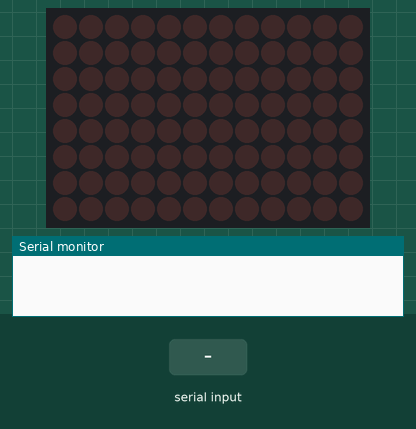
This sketch was run on a simulated Arduino Uno R4 WiFi. Shown: 12×8 LED matrix, the last lines printed to the serial monitor. The inputs (shaded band) are chosen by the test bench.

Above: at 1.2 s.
1.3 s: "S" received over Serial
At 1.48 s:
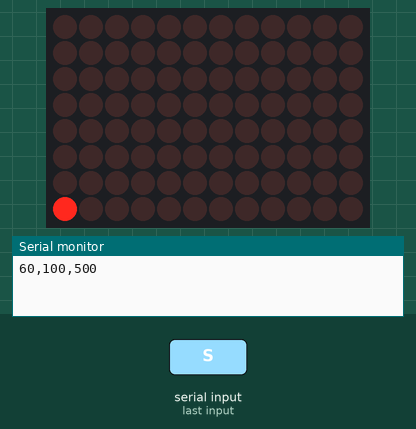
3.2 s: "S" received over Serial
At 3.38 s:
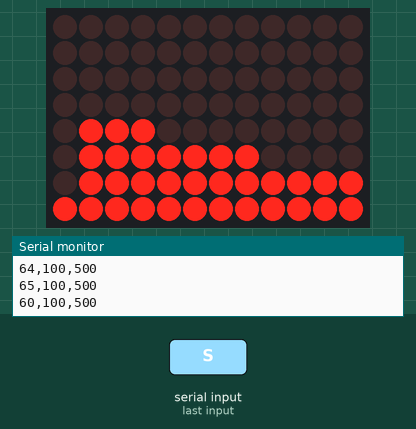
7.0 s: "S" received over Serial
At 7.18 s:
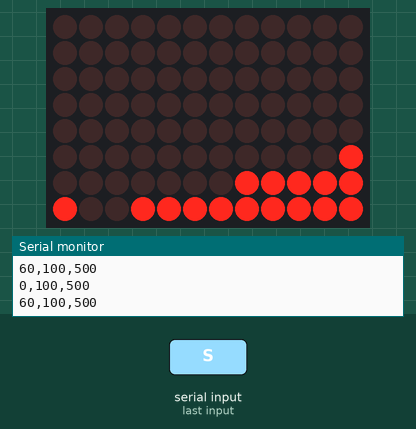
12.0 s: "S" received over Serial
At 12.18 s:
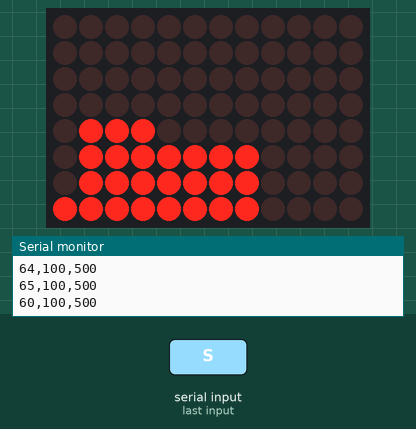

Measured:
- after the input at 1.3 s, the display: changes after 0.12 s (image 1)
- after the input at 3.2 s, the display: changes after 0.13 s (image 2)
- after the input at 7.0 s, the display: changes after 0.13 s (image 3)
- after the input at 12.0 s, the display: changes after 0.13 s (image 4)

The sketch:

inst_LED.ino
```cpp
#include "inst_LEDMatrix.h"

struct NoteData {
  int pitch;      // 音階（MIDIノート番号, 0は休符）
  float duration; // 音符の基準長（1.0 = 4分音符, 0.5 = 8分音符）
};

// カエルの歌 楽譜データ
NoteData score[] = {
  {60, 1.0}, {62, 1.0}, {64, 1.0}, {65, 1.0}, {64, 1.0}, {62, 1.0}, {60, 1.0}, {0, 1.0},
  {64, 1.0}, {65, 1.0}, {67, 1.0}, {69, 1.0}, {67, 1.0}, {65, 1.0}, {64, 1.0}, {0, 1.0},
  {60, 1.0}, {0, 1.0},  {60, 1.0}, {0, 1.0},  {60, 1.0}, {0, 1.0},  {60, 1.0}, {0, 1.0},
  {60, 0.5}, {60, 0.5}, {62, 0.5}, {62, 0.5}, {64, 0.5}, {64, 0.5}, {65, 0.5}, {65, 0.5},
  {64, 1.0}, {62, 1.0}, {60, 1.0}, {0, 1.0}
};

int len = 36;
int idx = 0;

bool isPlaying = false;

int current_bpm = 120; // 指揮者側から送信されたbpm
float note_progress = 0.0; // 現在の音符の描画進捗（0.25 = 1ピクセル分）
unsigned long last_shift_time = 0;

void setup() {
  Serial.begin(115200);
  initLEDMatrix();
  // next_note_timeはもう使わないので消去してOKです
}

void loop() {
  unsigned long current_time = millis();

  // 1. コマンドの受信（Sが来たら再生開始）
  if (Serial.available() > 0) {
    char cmd = Serial.read();
    if (cmd == 'S') {
      isPlaying = true;
      idx = 0;
      note_progress = 0.0;
      last_shift_time = current_time;
    }
  }

  // 再生中(isPlaying == true)でなければ、ここで処理を終わらせて何も描画しない
  if (!isPlaying) {
    return;
  }

  // 2. 音とLEDの同期処理
  unsigned long pixel = (60000.0 / current_bpm) / 4;

  // ピクセルを進める時間になったら
  if (current_time - last_shift_time >= pixel) {

    // まだ楽譜が終わっていなければ
    if (idx < len) {

      int pitch = score[idx].pitch;
      float duration = score[idx].duration;

      //note_progressが0.0のとき，led描画を現在のbpmに合わせて描画する
      if (note_progress == 0.0) {
         unsigned long L_ms = (60000.0 / current_bpm) * duration;
         tx(pitch, 100, L_ms); // Processingへ送信
      }

      // 1. MIDIノート(pitch)をLEDの高さに変換
      int height = ledheight(pitch);

      // 2. LEDの描画（1列シフトして新しいバーを描き込む）
      updateNoteDisplay(height);

      // 3. 描画した分だけ進捗を進める
      note_progress += 0.25;

      // 4. 今の音符の長さ分をすべて描ききったら，次の音符へ進む準備
      if (note_progress >= duration - 0.01) {
        idx++;               // 次の音符
        note_progress = 0.0; // 進捗リセット
      }

    } else {
      // 楽譜が最後まで終わったら
      updateNoteDisplay(0); // 空のバーを流す
    }

    // 時間を更新
    last_shift_time += pixel;
  }
}

// データをシリアル出力する関数
void tx(int p, int v, unsigned long d) {
  Serial.print(p);
  Serial.print(",");
  Serial.print(v);
  Serial.print(",");
  Serial.println(d);
}
```

inst_LEDMatrix.cpp
```cpp
#include "inst_LEDMatrix.h"

ArduinoLEDMatrix matrix;

int c, r;

byte frame[8][12] = {
{ 0, 0, 0, 0, 0, 0, 0, 0, 0, 0, 0, 0 },
{ 0, 0, 0, 0, 0, 0, 0, 0, 0, 0, 0, 0 },
{ 0, 0, 0, 0, 0, 0, 0, 0, 0, 0, 0, 0 },
{ 0, 0, 0, 0, 0, 0, 0, 0, 0, 0, 0, 0 },
{ 0, 0, 0, 0, 0, 0, 0, 0, 0, 0, 0, 0 },
{ 0, 0, 0, 0, 0, 0, 0, 0, 0, 0, 0, 0 },
{ 0, 0, 0, 0, 0, 0, 0, 0, 0, 0, 0, 0 },
{ 0, 0, 0, 0, 0, 0, 0, 0, 0, 0, 0, 0 }
};

void initLEDMatrix(){
  matrix.begin();
}

void shift() {
  // 右に1列ずらすため、右側（11列目）から左に向かって処理する
  for (int row = 0; row < 8; row++) {
    for (int col = 11; col > 0; col--) {
      frame[row][col] = frame[row][col - 1];
    }
    // 左端（0列目）は新しい描画のためにリセット
    frame[row][0] = 0;
  }
}

void drawBar(int height, int column) {
  // マトリクスは一番上が行0、一番下が行7
  // 一番下の行から上方向に向かって指定された高さ分だけ1（点灯）にする
  for (int i = 0; i < height; i++) {
    int targetRow = 7 - i;
    if (targetRow >= 0) { // 配列の範囲外アクセス防止
      frame[targetRow][column] = 1;
    }
  }
}

void clearDisplay() {
  for (int row = 0; row < 8; row++) {
    for (int col = 0; col < 12; col++) {
      frame[row][col] = 0;
    }
  }
  matrix.renderBitmap(frame, 8, 12);
}

void updateNoteDisplay(int height) {
  // 1. 既存の描画データを右に1列スクロール
  shift();

  // 2. 左端の列に新しいバーを書き込む
  if (height > 0) {
    drawBar(height, 0);
  }

  // 3. LEDマトリクスに反映させる
  matrix.renderBitmap(frame, 8, 12);
}

// MIDIの音階(pitch)をLEDの高さ(0〜8)に変換する関数
int ledheight(int pitch) {
  if (pitch == 0) return 0; // 休符
  switch (pitch) {
    case 60: return 1; // ド
    case 62: return 2; // レ
    case 64: return 3; // ミ
    case 65: return 4; // ファ
    case 67: return 5; // ソ
    case 69: return 6; // ラ
    default: return 0;
  }
}
```

inst_LEDMatrix.h
```cpp
#ifndef INST_LEDMATRIX_H
#define INST_LEDMATRIX_H
#include "Arduino_LED_Matrix.h"

void initLEDMatrix();
void updateNoteDisplay(int height);
int ledheight(int pitch);
void clearDisplay();

#endif
```
